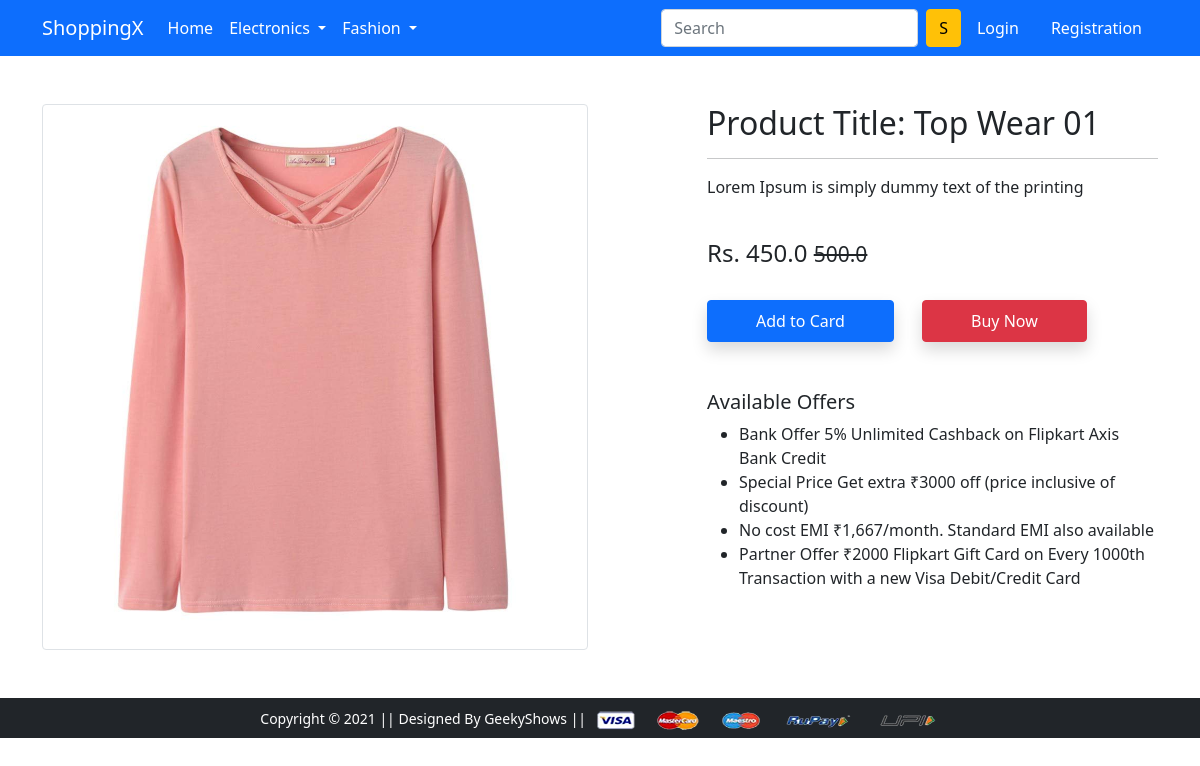
/product-detail/12, run on the app's committed database.
### shopapp/models.py (models this page shows, shortened)
class Product(models.Model):
    title=models.CharField(max_length=100)
    selling_price=models.FloatField()
    discount_price=models.FloatField()
    description=models.TextField()
    brand=models.CharField(max_length=100)
    product_image=models.ImageField(upload_to='product_img')
    category=models.CharField(choices=CATEGORY_CHOICES,max_length=2)

### shopapp/views.py (the view)
# urls.py: path('product-detail/<int:pk>', views.ProductDetailView.as_view(), name='product-detail'),
class ProductDetailView(View):
    def get(self,request,pk):
        product=Product.objects.get(pk=pk)
        return render(request, 'app/productdetail.html',{'product':product})

### shopapp/templates/app/productdetail.html (shortened to what this page needs)
{% extends 'app/base.html' %}
{% load static %}
{% block main-content %}
<div class="container my-5">
 <div class="row">
  <div class="col-sm-6 text-center align-self-center">
   <img src="{{product.product_image.url}}" alt="" class="img-fluid img-thumbnail">
  </div>
  <div class="col-sm-5 offset-sm-1">
   <h2>Product Title: {{product.title}}</h2>
   <hr>
   <p>{{product.description}}</p> <br>
   <h4>Rs. {{product.discount_price}} <small class="fw-light text-decoration-line-through">{{product.selling_price}}</small></h4> <br>
   <form action="/add-to-cart" class="d-inline">
    <button class="btn btn-primary shadow px-5 py-2">Add to Card</button>
    </form>
   <a href="{% url 'buy-now' %}" class="btn btn-danger shadow px-5 py-2 ms-4">Buy Now</a>
   <h5 class="mt-5">Available Offers</h5>
   <ul>
    <li>Bank Offer 5% Unlimited Cashback on Flipkart Axis Bank Credit</li>
    <li>Special Price Get extra ₹3000 off (price inclusive of discount)</li>
    <li>No cost EMI ₹1,667/month. Standard EMI also available</li>
    <li>Partner Offer ₹2000 Flipkart Gift Card on Every 1000th Transaction with a new Visa Debit/Credit Card</li>
   </ul>
  </div>
 </div>
</div>
{% endblock main-content %}

### data on the page
Product: product_image (picture), title "Top Wear 01", description "Lorem Ipsum is simply dummy text of the printing", discount_price "450.0", selling_price "500.0"
